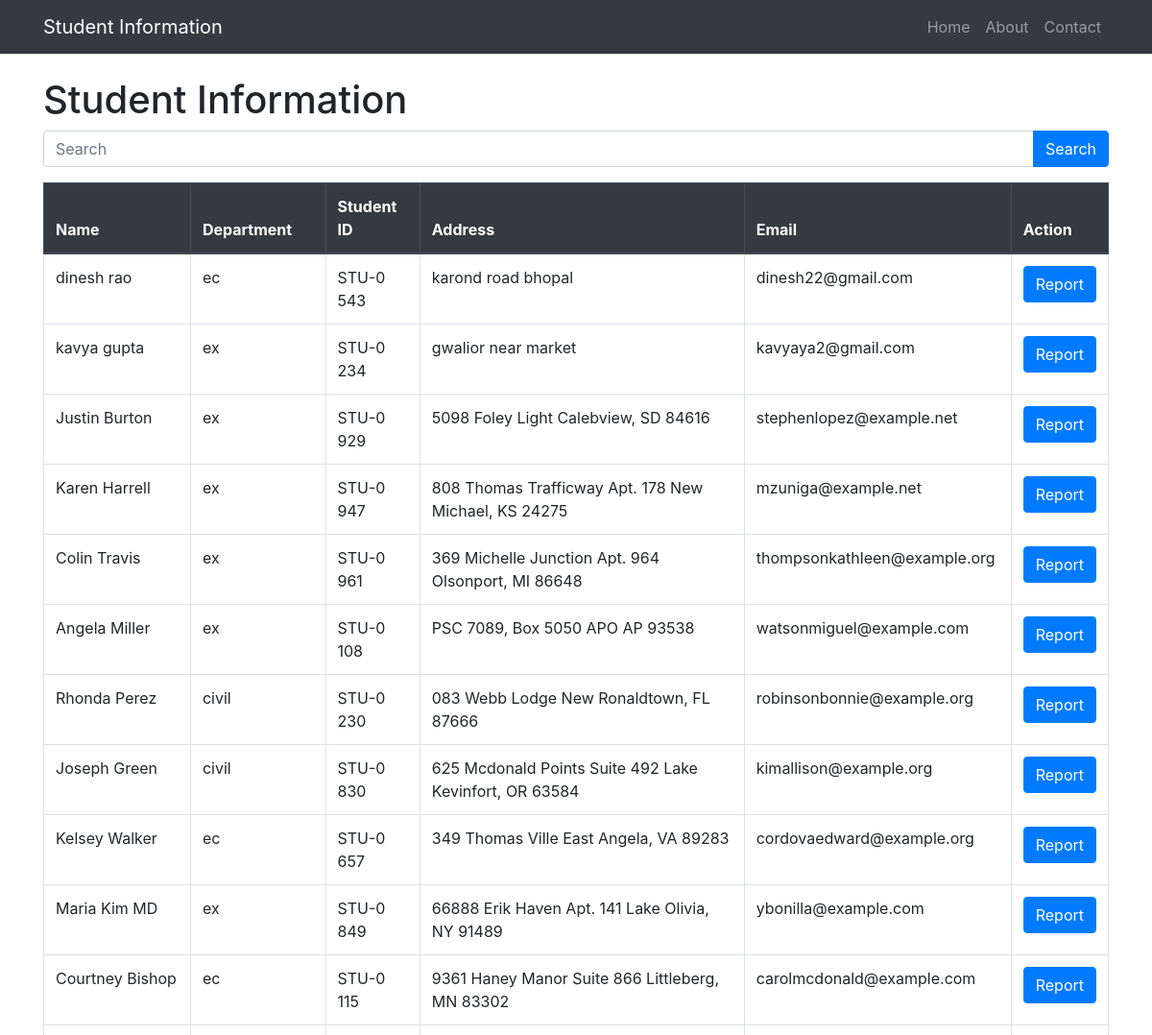
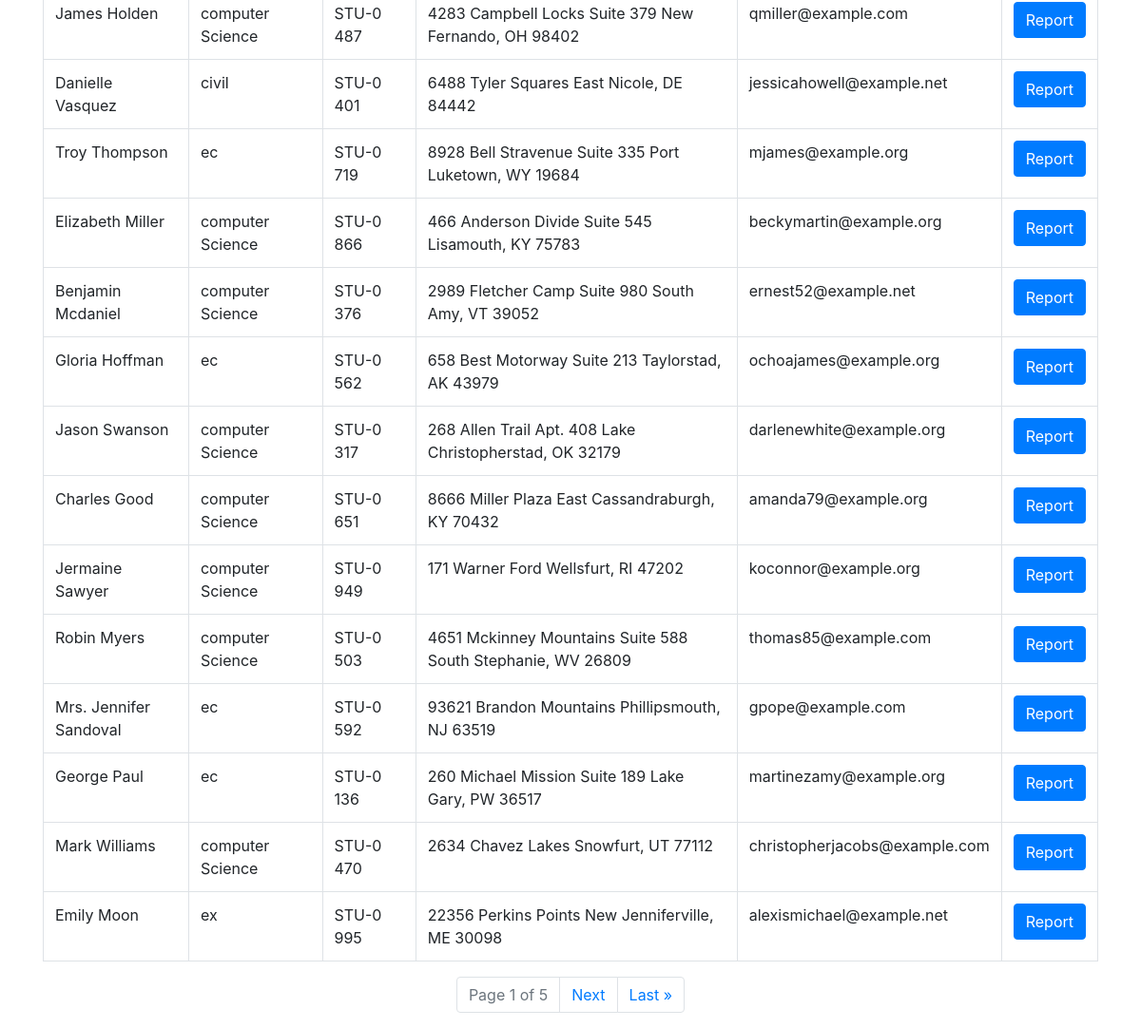
The page /student/ on the database its author committed (2 pictures, top to bottom).
### myA/models.py (models this page shows, shortened)
class student(models.Model):
    name=models.CharField(max_length=50)
    address=models.TextField()
    student_id=models.OneToOneField(studentId,  on_delete=models.CASCADE,max_length=50)
    age=models.IntegerField(default=0)
    department=models.ForeignKey(Department,on_delete=models.CASCADE,default=None) #foreign key to Department model
    email=models.EmailField(unique=True)
    password=models.CharField(max_length=20,default=False)
    is_deleted=models.BooleanField(default=False)
    objects=studentmanager()
    admin_objects=models.Manager()
    class meta:
        ordering=['name']
        verbose_name='student'

class Department(models.Model):
    department=models.CharField(max_length=500)
    def __str__(self) -> str:
        return self.department
    class meta :
        ordering=['department']

class studentId(models.Model):
    id = models.AutoField(primary_key=True)
    student_id= models.CharField(max_length = 100)
    def __str__(self) -> str:
        return str(self.student_id)

### myA/views.py (the view)
# urls.py: path('student/',get_student,name='get_student'),
def get_student(request):
    queryset=student.objects.all()
    if 'home' in  request.GET:
        return redirect('home')
    if request.GET.get('search'):
        search=request.GET.get('search')
        queryset=queryset.filter(Q(name__icontains=search,name__startswith=search)| Q(department__department__icontains=search)| Q (student_id__student_id__icontains=search))
    paginator = Paginator(queryset, 25)  # Show 25 contacts per page.
    page_number = request.GET.get("page",1)
    page_obj = paginator.get_page(page_number)
    return render(request,'get_student.html',{'queryset':page_obj})

### myA/models.py (called while the page is built)
    def get_queryset(self):
        return super().get_queryset().filter(is_deleted=False)

### myA/templates/get_student.html (shortened to what this page needs)
<!DOCTYPE html>
{% load static %}
<html lang="en">
<head>
    <link href="https://stackpath.bootstrapcdn.com/bootstrap/4.5.2/css/bootstrap.min.css" rel="stylesheet">
</head>
<body>
    <nav class="navbar navbar-expand-lg navbar-dark bg-dark">
        <div class="container">
            <a class="navbar-brand" href="#">Student Information</a>
            <div class="collapse navbar-collapse" id="navbarNav">
                <ul class="navbar-nav ml-auto">
                    <li class="nav-item">
                        <a class="nav-link" href="#">Home</a>
                    </li>
                    <li class="nav-item">
                        <a class="nav-link" href="#">About</a>
                    </li>
                    <li class="nav-item">
                        <a class="nav-link" href="#">Contact</a>
                    </li>
                </ul>
            </div>
        </div>
    </nav>
    <div class="container mt-4">
        <h1>Student Information</h1>
        <form method="GET" action="{% url 'get_student' %}">
            <div class="input-group mb-3">
                <input type="text" class="form-control" name="search" placeholder="Search">
                <div class="input-group-append">
                    <button class="btn btn-primary" type="submit">Search</button>
                </div>
            </div>
        </form>
        <table class="table table-bordered">
            <thead class="thead-dark">
                <tr>
                    <th>Name</th>
                    <th>Department</th>
                    <th>Student ID</th>
                    <th>Address</th>
                    <th>Email</th>
                    <th>Action</th>
                </tr>
            </thead>
            <tbody>
                {% for student in queryset %}
                <tr>
                    <td>{{ student.name }}</td>
                    <td>{{ student.department }}</td>
                    <td>{{ student.student_id }}</td>
                    <td>{{ student.address }}</td>
                    <td>{{ student.email }}</td>
                    <td><a href="{% url 'see_marks' student_id=student.student_id.student_id %}" class="btn btn-primary">Report</a></td>
                </tr>
                {% empty %}
                <tr>
                    <td colspan="6">No students found.</td>
                </tr>
                {% endfor %}
            </tbody>
        </table>
        <nav aria-label="Page navigation">
            <ul class="pagination justify-content-center">
                <li class="page-item disabled"><a class="page-link" href="#">Page {{ queryset.number }} of {{ queryset.paginator.num_pages }}</a></li>
                {% if queryset.has_next %}
                <li class="page-item"><a class="page-link" href="?page={{ queryset.next_page_number }}">Next</a></li>
                <li class="page-item"><a class="page-link" href="?page={{ queryset.paginator.num_pages }}">Last &raquo;</a></li>
                {% endif %}
            </ul>
        </nav>
    </div>
</body>
</html>

### rows shown on the page
student: name "dinesh rao", department "ec", student_id "STU-0 543", address "karond road bhopal", email "dinesh22@gmail.com"
student: name "kavya gupta", department "ex", student_id "STU-0 234", address "gwalior near market", email "kavyaya2@gmail.com"
student: name "Justin Burton", department "ex", student_id "STU-0 929", address "5098 Foley Light Calebview, SD 84616", email "stephenlopez@example.net"
student: name "Karen Harrell", department "ex", student_id "STU-0 947", address "808 Thomas Trafficway Apt. 178 New Michael, KS 24275", email "mzuniga@example.net"
student: name "Colin Travis", department "ex", student_id "STU-0 961", address "369 Michelle Junction Apt. 964 Olsonport, MI 86648", email "thompsonkathleen@example.org"
student: name "Angela Miller", department "ex", student_id "STU-0 108", address "PSC 7089, Box 5050 APO AP 93538", email "watsonmiguel@example.com"
student: name "Rhonda Perez", department "civil", student_id "STU-0 230", address "083 Webb Lodge New Ronaldtown, FL 87666", email "robinsonbonnie@example.org"
student: name "Joseph Green", department "civil", student_id "STU-0 830", address "625 Mcdonald Points Suite 492 Lake Kevinfort, OR 63584", email "kimallison@example.org"
student: name "Kelsey Walker", department "ec", student_id "STU-0 657", address "349 Thomas Ville East Angela, VA 89283", email "cordovaedward@example.org"
student: name "Maria Kim MD", department "ex", student_id "STU-0 849", address "66888 Erik Haven Apt. 141 Lake Olivia, NY 91489", email "ybonilla@example.com"
student: name "Courtney Bishop", department "ec", student_id "STU-0 115", address "9361 Haney Manor Suite 866 Littleberg, MN 83302", email "carolmcdonald@example.com"
student: name "James Holden", department "computer Science", student_id "STU-0 487", address "4283 Campbell Locks Suite 379 New Fernando, OH 98402", email "qmiller@example.com"
student: name "Danielle Vasquez", department "civil", student_id "STU-0 401", address "6488 Tyler Squares East Nicole, DE 84442", email "jessicahowell@example.net"
student: name "Troy Thompson", department "ec", student_id "STU-0 719", address "8928 Bell Stravenue Suite 335 Port Luketown, WY 19684", email "mjames@example.org"
student: name "Elizabeth Miller", department "computer Science", student_id "STU-0 866", address "466 Anderson Divide Suite 545 Lisamouth, KY 75783", email "beckymartin@example.org"
student: name "Benjamin Mcdaniel", department "computer Science", student_id "STU-0 376", address "2989 Fletcher Camp Suite 980 South Amy, VT 39052", email "ernest52@example.net"
student: name "Gloria Hoffman", department "ec", student_id "STU-0 562", address "658 Best Motorway Suite 213 Taylorstad, AK 43979", email "ochoajames@example.org"
student: name "Jason Swanson", department "computer Science", student_id "STU-0 317", address "268 Allen Trail Apt. 408 Lake Christopherstad, OK 32179", email "darlenewhite@example.org"
student: name "Charles Good", department "computer Science", student_id "STU-0 651", address "8666 Miller Plaza East Cassandraburgh, KY 70432", email "amanda79@example.org"
student: name "Jermaine Sawyer", department "computer Science", student_id "STU-0 949", address "171 Warner Ford Wellsfurt, RI 47202", email "koconnor@example.org"
student: name "Robin Myers", department "computer Science", student_id "STU-0 503", address "4651 Mckinney Mountains Suite 588 South Stephanie, WV 26809", email "thomas85@example.com"
student: name "Mrs. Jennifer Sandoval", department "ec", student_id "STU-0 592", address "93621 Brandon Mountains Phillipsmouth, NJ 63519", email "gpope@example.com"
student: name "George Paul", department "ec", student_id "STU-0 136", address "260 Michael Mission Suite 189 Lake Gary, PW 36517", email "martinezamy@example.org"
student: name "Mark Williams", department "computer Science", student_id "STU-0 470", address "2634 Chavez Lakes Snowfurt, UT 77112", email "christopherjacobs@example.com"
student: name "Emily Moon", department "ex", student_id "STU-0 995", address "22356 Perkins Points New Jenniferville, ME 30098", email "alexismichael@example.net"

### other values the page prints
{{ queryset.number }} "1"
{{ queryset.paginator.num_pages }} "5"
